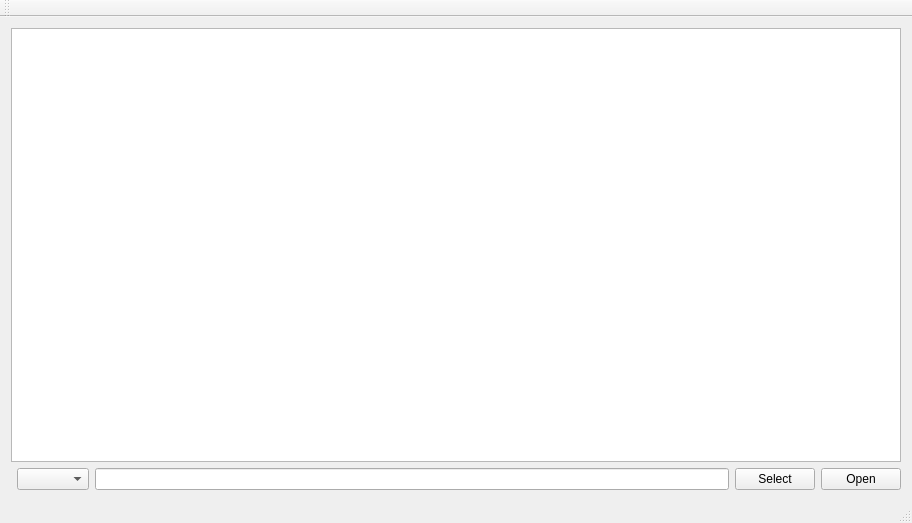
<?xml version="1.0" encoding="UTF-8"?>
<ui version="4.0">
 <class>MainWindow</class>
 <widget class="QMainWindow" name="MainWindow">
  <property name="geometry">
   <rect>
    <x>0</x>
    <y>0</y>
    <width>912</width>
    <height>523</height>
   </rect>
  </property>
  <property name="windowTitle">
   <string>Raspi Kodi Media List</string>
  </property>
  <widget class="QWidget" name="centralWidget">
   <layout class="QGridLayout" name="gridLayout_2">
    <item row="1" column="2">
     <widget class="QLineEdit" name="lineEditSelection"/>
    </item>
    <item row="1" column="4">
     <widget class="QPushButton" name="pushButtonOpen">
      <property name="enabled">
       <bool>true</bool>
      </property>
      <property name="text">
       <string>Open</string>
      </property>
     </widget>
    </item>
    <item row="1" column="3">
     <widget class="QPushButton" name="pushButtonSelect">
      <property name="text">
       <string>Select</string>
      </property>
     </widget>
    </item>
    <item row="1" column="1">
     <widget class="QComboBox" name="comboBoxSearchColumn"/>
    </item>
    <item row="0" column="0" colspan="5">
     <widget class="QTableView" name="tableView">
      <property name="editTriggers">
       <set>QAbstractItemView::EditKeyPressed</set>
      </property>
      <property name="alternatingRowColors">
       <bool>true</bool>
      </property>
      <property name="sortingEnabled">
       <bool>true</bool>
      </property>
     </widget>
    </item>
   </layout>
  </widget>
  <widget class="QMenuBar" name="menuBar">
   <property name="geometry">
    <rect>
     <x>0</x>
     <y>0</y>
     <width>912</width>
     <height>21</height>
    </rect>
   </property>
  </widget>
  <widget class="QToolBar" name="mainToolBar">
   <attribute name="toolBarArea">
    <enum>TopToolBarArea</enum>
   </attribute>
   <attribute name="toolBarBreak">
    <bool>false</bool>
   </attribute>
  </widget>
  <widget class="QStatusBar" name="statusBar"/>
 </widget>
 <layoutdefault spacing="6" margin="11"/>
 <resources/>
 <connections/>
</ui>
